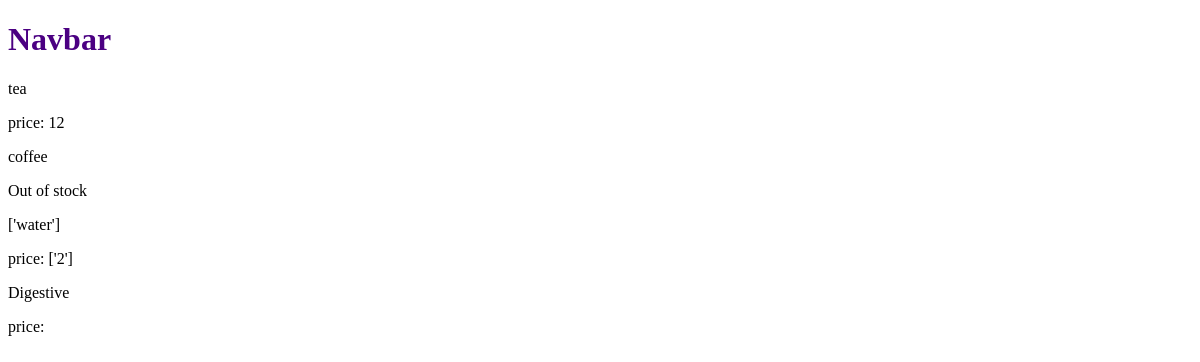
Before: /products/ with the older database file.
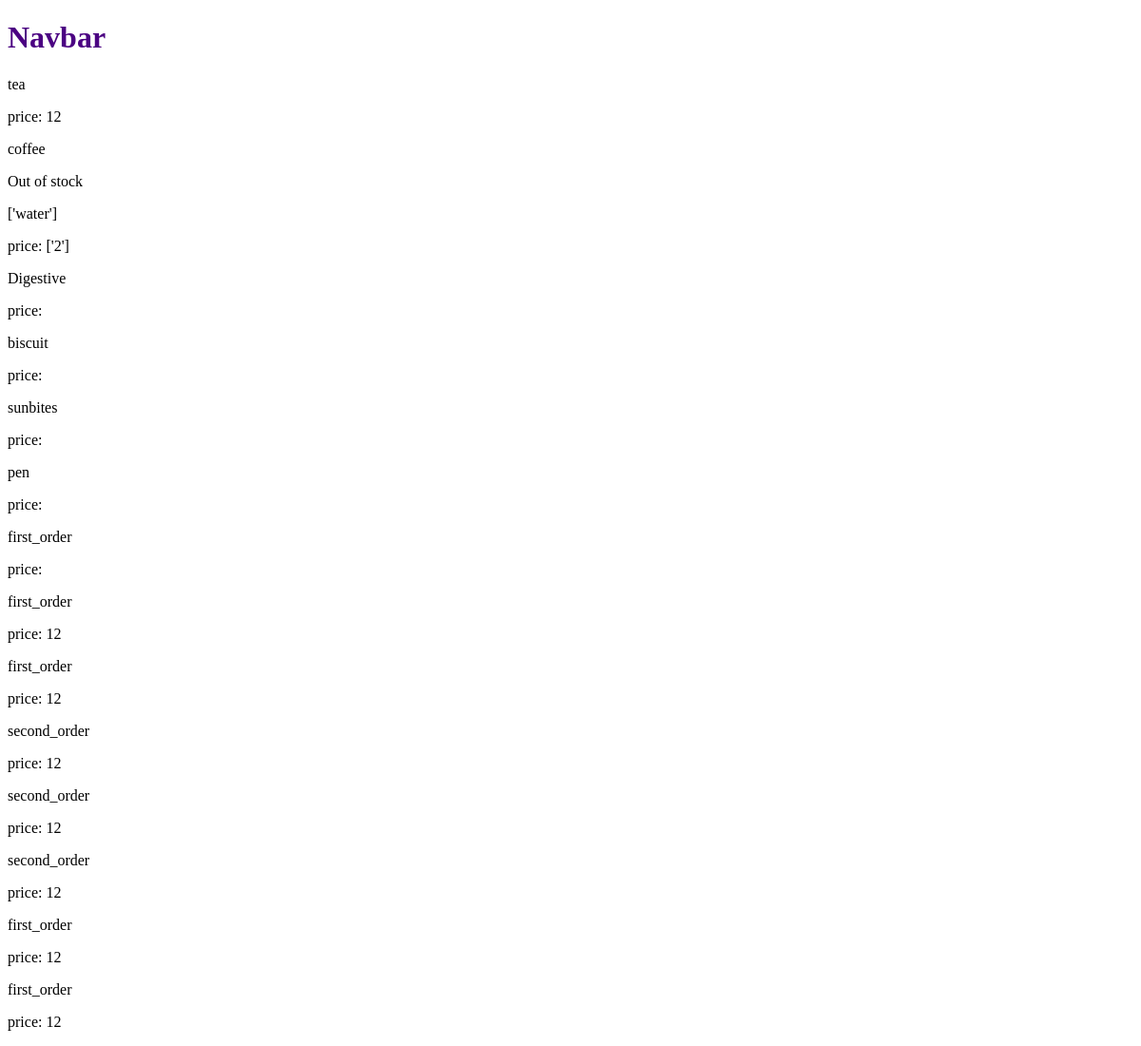
After: the same page with the newer database file.
### products/models.py (models this page shows)
class Product(models.Model):
    name = models.CharField(max_length=200)
    price = models.CharField(max_length=200)
    description = models.TextField(null=True, blank=True)

### products/views.py (the view)
# urls.py: path("products/", product_list_view),
def product_list_view(request, *args, **kwargs):
    qs = Product.objects.all()
    context = {"object_list": qs}
    return render(request, "products/list.html", context)

### templates/products/list.html (shortened to what this page needs)
{% extends "base.html" %}
{% block content %}
{% for object in object_list %}
    <div>
        {{object.name}}
        {% include 'products/detail_snippet.html' with product=object%}
    </div>
{% endfor %}
{% endblock%}

### templates/base.html (shortened to what this page needs)
<!DOCTYPE html>
<html>
<head>
</head>
<body>
    {% include 'navbar.html' %}
    {% block content %}
    {% endblock %}
</body>
</html>

### templates/navbar.html
<h1>Navbar</h1>

### templates/products/detail_snippet.html
{% if product.price != 0 %}
    <p>price: {{object.price}}</p>
{% else %}
    <p>Out of stock</p>
{% endif %}

### templates/base.html (style rules this page uses)
h1 { color: indigo; }

Changed rows visible on the page:
added Product: name "biscuit"
added Product: name "sunbites"
added Product: name "pen"
added Product: name "first_order"
added Product: name "first_order", price "12"
added Product: name "first_order", price "12"
added Product: name "second_order", price "12"
added Product: name "second_order", price "12"
added Product: name "second_order", price "12"
added Product: name "first_order", price "12"
added Product: name "first_order", price "12"
